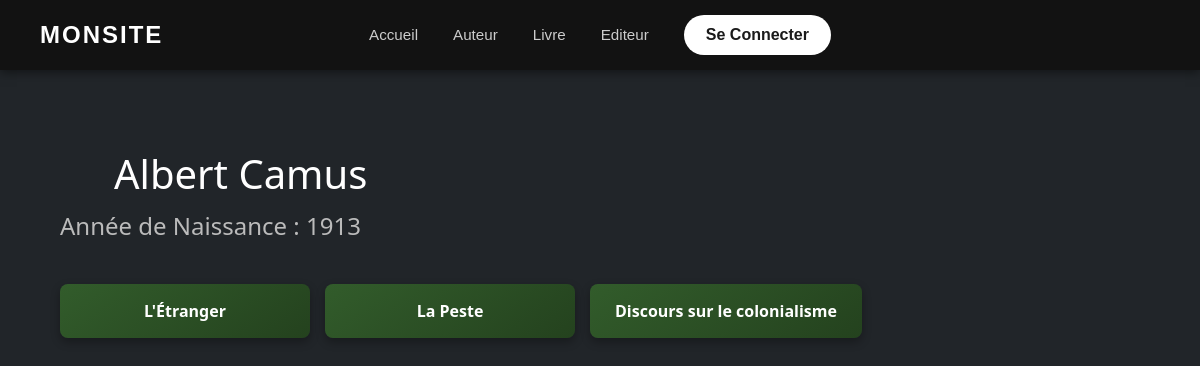
/author_detail/4, run on the app's committed database.
### backoffice/models.py (models this page shows)
class Author(models.Model):
    id = models.AutoField(primary_key=True)
    name = models.CharField(max_length=50)
    year_born = models.SmallIntegerField()

class Title(models.Model):
    title = models.CharField(max_length=255)
    year_published = models.SmallIntegerField()
    isbn = models.CharField(primary_key=True, max_length=20)
    pubid = models.IntegerField()
    description = models.CharField(max_length=50)
    notes = models.CharField(max_length=50)
    subject = models.CharField(max_length=50)
    comments = models.TextField()
    pubid = models.ForeignKey("Publishers", on_delete=models.CASCADE)
    authors = models.ManyToManyField("Author", related_name="title_authors", blank=True, default=None)
    reserved = models.BooleanField(default=False)

### backoffice/views.py (the view)
# urls.py: path('author_detail/<int:author_id>', views.author_detail, name="author_detail"),
def author_detail(request, author_id):
    author = Author.objects.get(id = author_id)
    books = Title.objects.filter(authors = author_id)
    return render(request, 'author/author_detail.html', {'author': author, 'books': books, 'active_nav': 'author'})

### backoffice/templates/author/author_detail.html
{% extends "gabari.html" %}
{% block content %}
<div class="author-detail-wrapper">
    <h1 class="author-name">{{author.name}}</h1>
    <p class="author-birth-year">Année de Naissance : {{author.year_born}}</p>
    <div class="author-books-grid">
        {% for b in books %}
            <a href="{% url 'book_detail' book_id=b.isbn %}" class="book-item-link">
                {{b.title}}
            </a>
        {% endfor %}
    </div>
</div>
{% endblock %}

### backoffice/static/css/style.css (style rules this page uses)
h1 { color: #ffffff; font-family: 'Segoe UI', sans-serif; margin: 40px 0 30px 5%; }
.author-detail-wrapper { padding: 40px 5%; color: #ffffff; font-family: 'Segoe UI', sans-serif; }
.author-name { font-size: 2.5rem; margin-bottom: 10px; }
.author-birth-year { font-size: 1.5rem; color: #bbbbbb; margin-bottom: 40px; }
.author-books-grid { display: flex; flex-wrap: wrap; gap: 15px; }
.book-item-link { display: flex; align-items: center; justify-content: center; text-align: center; min-width: 250px; padding: 15px 25px; border-radius: 8px; background: linear-gradient(145deg, #325c2b, #24421e); color: #ffffff !important; text-decoration: none !important; font-weight: 600; box-shadow: 0 4px 10px rgba(0, 0, 0, 0.3); transition: all 0.3s ease; }

### data on the page
Author: name "Albert Camus", year_born "1913"
Title: title "L'Étranger"
Title: title "La Peste"
Title: title "Discours sur le colonialisme"
